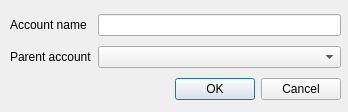
<?xml version="1.0" encoding="UTF-8"?>
<ui version="4.0">
 <class>DialogNewAccount</class>
 <widget class="QDialog" name="DialogNewAccount">
  <property name="geometry">
   <rect>
    <x>0</x>
    <y>0</y>
    <width>348</width>
    <height>112</height>
   </rect>
  </property>
  <property name="windowTitle">
   <string>Dialog</string>
  </property>
  <widget class="QWidget" name="">
   <property name="geometry">
    <rect>
     <x>10</x>
     <y>10</y>
     <width>331</width>
     <height>95</height>
    </rect>
   </property>
   <layout class="QGridLayout" name="gridLayout">
    <item row="1" column="1">
     <widget class="QComboBox" name="comboBox"/>
    </item>
    <item row="1" column="0">
     <widget class="QLabel" name="label_2">
      <property name="text">
       <string>Parent account</string>
      </property>
     </widget>
    </item>
    <item row="0" column="0">
     <widget class="QLabel" name="label">
      <property name="text">
       <string>Account name</string>
      </property>
     </widget>
    </item>
    <item row="0" column="1">
     <widget class="QLineEdit" name="lineEdit"/>
    </item>
    <item row="2" column="1">
     <widget class="QDialogButtonBox" name="buttonBox">
      <property name="orientation">
       <enum>Qt::Horizontal</enum>
      </property>
      <property name="standardButtons">
       <set>QDialogButtonBox::Cancel|QDialogButtonBox::Ok</set>
      </property>
     </widget>
    </item>
   </layout>
  </widget>
 </widget>
 <resources/>
 <connections>
  <connection>
   <sender>buttonBox</sender>
   <signal>accepted()</signal>
   <receiver>DialogNewAccount</receiver>
   <slot>accept()</slot>
   <hints>
    <hint type="sourcelabel">
     <x>248</x>
     <y>254</y>
    </hint>
    <hint type="destinationlabel">
     <x>157</x>
     <y>274</y>
    </hint>
   </hints>
  </connection>
  <connection>
   <sender>buttonBox</sender>
   <signal>rejected()</signal>
   <receiver>DialogNewAccount</receiver>
   <slot>reject()</slot>
   <hints>
    <hint type="sourcelabel">
     <x>316</x>
     <y>260</y>
    </hint>
    <hint type="destinationlabel">
     <x>286</x>
     <y>274</y>
    </hint>
   </hints>
  </connection>
 </connections>
</ui>
